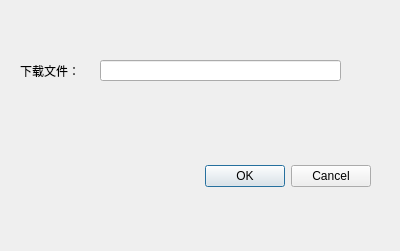
<?xml version="1.0" encoding="UTF-8"?>
<ui version="4.0">
 <class>download</class>
 <widget class="QDialog" name="download">
  <property name="geometry">
   <rect>
    <x>0</x>
    <y>0</y>
    <width>400</width>
    <height>251</height>
   </rect>
  </property>
  <property name="windowTitle">
   <string>Dialog</string>
  </property>
  <widget class="QDialogButtonBox" name="buttonBox">
   <property name="geometry">
    <rect>
     <x>30</x>
     <y>160</y>
     <width>341</width>
     <height>32</height>
    </rect>
   </property>
   <property name="orientation">
    <enum>Qt::Horizontal</enum>
   </property>
   <property name="standardButtons">
    <set>QDialogButtonBox::Cancel|QDialogButtonBox::Ok</set>
   </property>
  </widget>
  <widget class="QLineEdit" name="lineEdit">
   <property name="geometry">
    <rect>
     <x>100</x>
     <y>60</y>
     <width>241</width>
     <height>21</height>
    </rect>
   </property>
  </widget>
  <widget class="QLabel" name="label">
   <property name="geometry">
    <rect>
     <x>20</x>
     <y>60</y>
     <width>71</width>
     <height>21</height>
    </rect>
   </property>
   <property name="styleSheet">
    <string notr="true">font: 75 10pt &quot;Arial&quot;;</string>
   </property>
   <property name="text">
    <string>下载文件：</string>
   </property>
  </widget>
 </widget>
 <resources/>
 <connections>
  <connection>
   <sender>buttonBox</sender>
   <signal>accepted()</signal>
   <receiver>download</receiver>
   <slot>accept()</slot>
   <hints>
    <hint type="sourcelabel">
     <x>248</x>
     <y>254</y>
    </hint>
    <hint type="destinationlabel">
     <x>157</x>
     <y>274</y>
    </hint>
   </hints>
  </connection>
  <connection>
   <sender>buttonBox</sender>
   <signal>rejected()</signal>
   <receiver>download</receiver>
   <slot>reject()</slot>
   <hints>
    <hint type="sourcelabel">
     <x>316</x>
     <y>260</y>
    </hint>
    <hint type="destinationlabel">
     <x>286</x>
     <y>274</y>
    </hint>
   </hints>
  </connection>
 </connections>
</ui>
